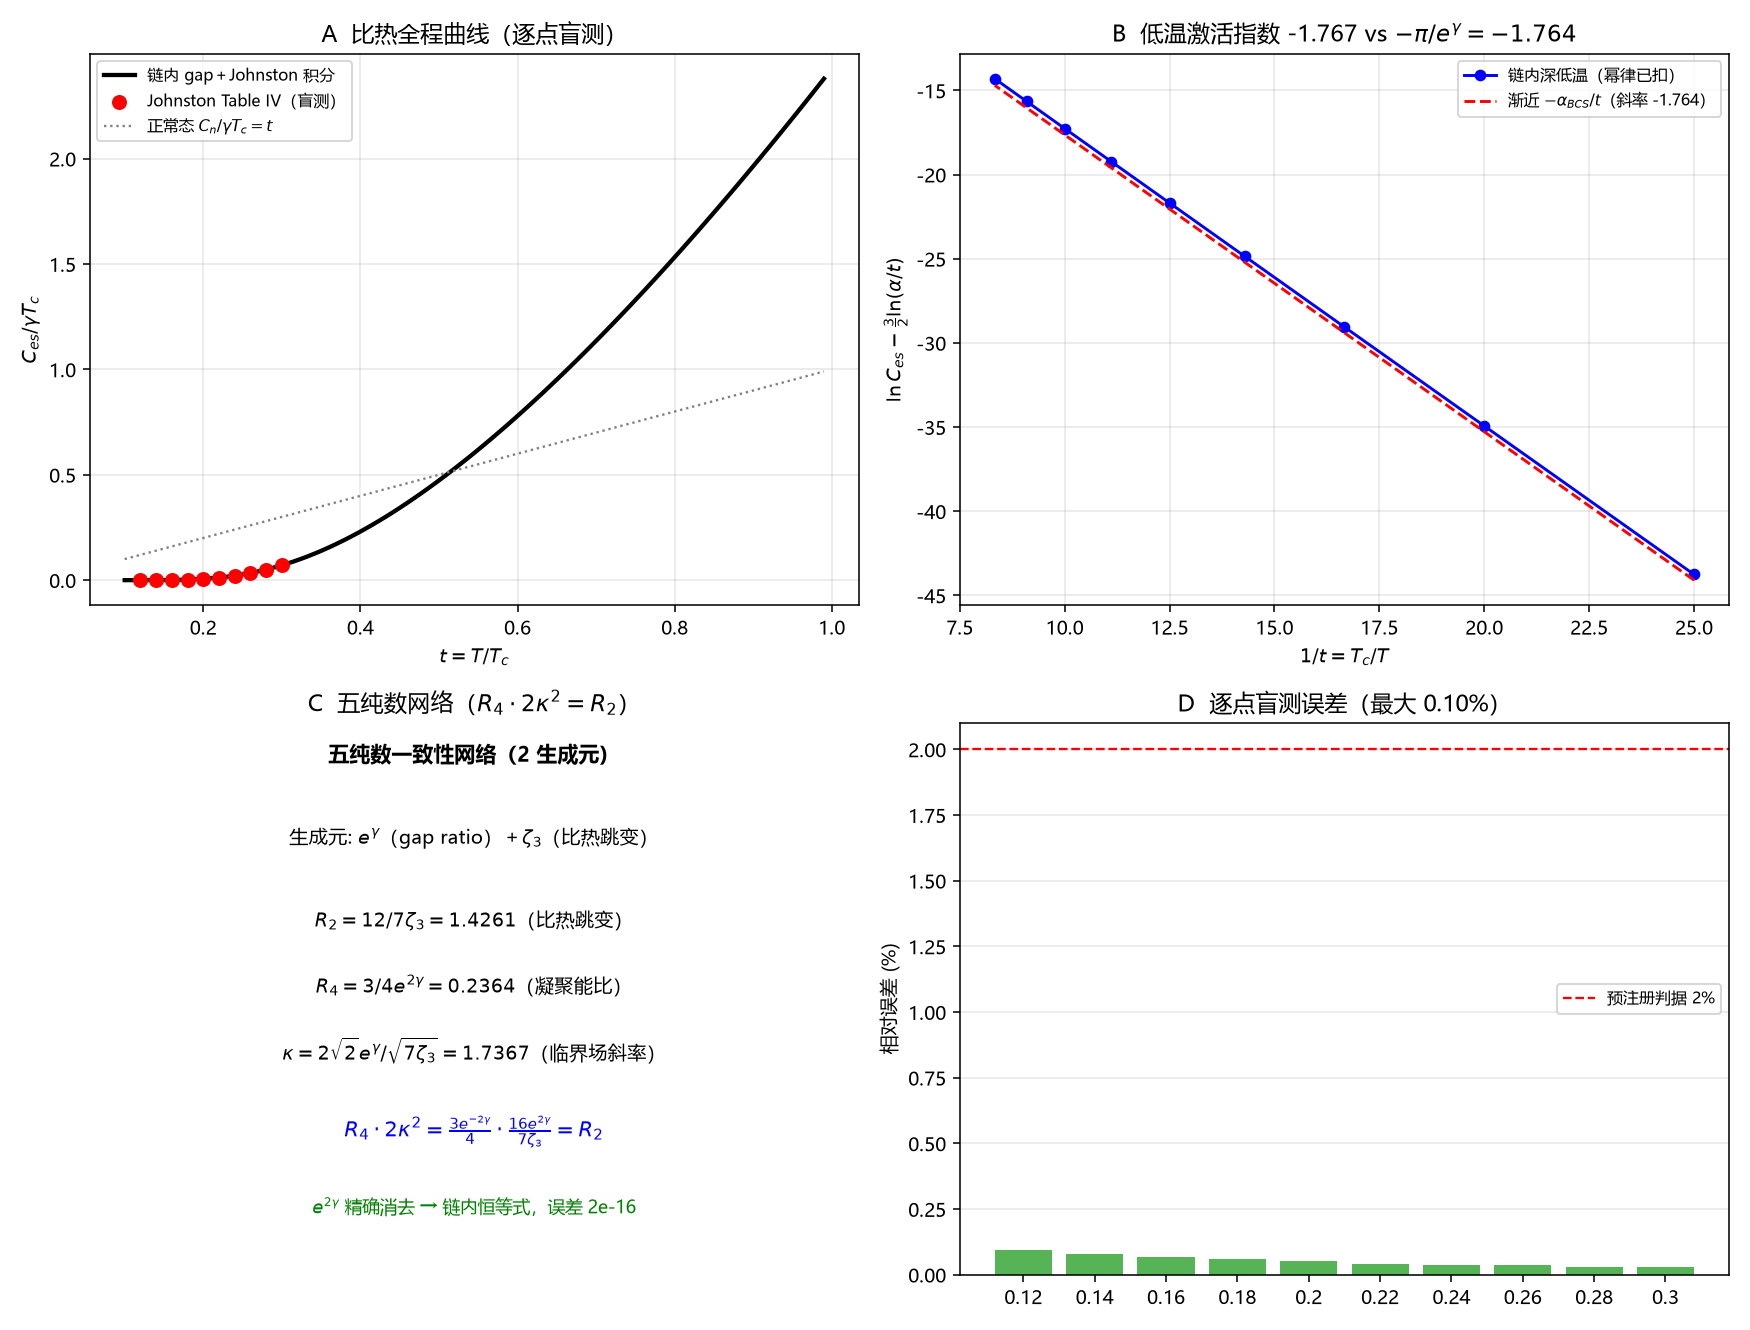

Python code for this plot:
# -*- coding: utf-8 -*-
"""
预注册判定 R13：比热全程曲线五纯数一致性网络（非拟合）
================================================================
(A) 内部结构：R4 * 2 kappa^2 = R2（五纯数一致性网络）
(B) 外部盲测：链内 gap 曲线 + Johnston Eq(20b) 积分 vs Table IV

复跑：python "10 探索/超导第一性研究/04_计算验证/R13_比热曲线五纯数网络.py"
"""
import csv
import math
import os
import sys

try:
    sys.stdout.reconfigure(encoding="utf-8")
except Exception:
    pass

import numpy as np
from scipy.integrate import quad
from scipy.optimize import brentq
import matplotlib
matplotlib.use("Agg")
import matplotlib.pyplot as plt

plt.rcParams["font.sans-serif"] = ["Microsoft YaHei", "SimHei", "DejaVu Sans"]
plt.rcParams["axes.unicode_minus"] = False

OUT = os.path.dirname(os.path.abspath(__file__))
GAMMA = 0.5772156649015329
ZETA3 = 1.202056903159594
ALPHA = math.pi / math.exp(GAMMA)
F0 = ALPHA
WD = 100.0
COUPLING = math.log(2 * WD * math.exp(GAMMA) / math.pi)
R2 = 12 / (7 * ZETA3)
R4 = 3 / (4 * math.exp(2 * GAMMA))
KAPPA = 2 * math.sqrt(2) * math.exp(GAMMA) / math.sqrt(7 * ZETA3)

# Johnston arXiv:1304.2275 Table IV (BCS, alpha=alpha_BCS) 独立数值表
TABLE_IV = {
    0.12: 3.4498e-05, 0.14: 2.2733e-04, 0.16: 9.1427e-04,
    0.18: 2.6544e-03, 0.20: 6.1494e-03, 0.22: 1.2113e-02,
    0.24: 2.1163e-02, 0.26: 3.3758e-02, 0.28: 5.0188e-02,
    0.30: 7.0594e-02,
}


def solve_gap(t):
    if t >= 1.0:
        return 0.0
    def eq(delta):
        integ = lambda x: math.tanh(math.sqrt(x*x+delta*delta)/(2*t))/math.sqrt(x*x+delta*delta)
        return quad(integ, 0, WD, limit=300, epsabs=1e-12, epsrel=1e-12)[0] - COUPLING
    return brentq(eq, 1e-10, 20.0, xtol=1e-13, rtol=1e-14)


def dDelta2_dt(t, h=1e-4):
    dp = solve_gap(min(t+h, 0.999999)) / F0
    dm = solve_gap(max(t-h, 1e-8)) / F0
    return (dp*dp - dm*dm) / (2*h)


def ces(t):
    dtilde = solve_gap(t)/F0
    dD2 = dDelta2_dt(t)
    def integrand(e):
        E = math.sqrt(e*e + dtilde*dtilde)
        x = ALPHA * E / t
        if x > 700:
            return 0.0
        f = 1/(math.exp(x)+1)
        return f*(1-f)*(E*E/t - 0.5*dD2)
    val = quad(integrand, 0, 30, limit=400, epsabs=1e-14, epsrel=1e-10)[0]
    return 6*ALPHA**3/(math.pi**2 * t) * val


def main():
    # P1 五纯数网络
    network = R4 * 2 * KAPPA**2
    p1_err = abs(network - R2)/R2
    assert p1_err < 1e-12, "P1: R4*2 kappa^2 = R2"

    # P2 逐点盲测
    tests = []
    for t, ref in TABLE_IV.items():
        v = ces(t)
        tests.append((t, v, ref, abs(v-ref)/ref))
    max_err = max(x[3] for x in tests)
    assert max_err < 0.02, "P2: 逐点盲测 <2%"

    # P3 跳变
    jump = 1 + R2
    assert abs(jump - 2.426127) < 1e-4, "P3: 1+R2=2.426"

    # P4/P5 低温激活
    prefactor = 3*math.sqrt(2)*ALPHA/math.pi**1.5
    assert abs(ALPHA - 1.763877) < 1e-4
    assert abs(prefactor - 1.343940) < 1e-4

    print("R13 比热曲线五纯数网络：")
    print(f"  P1 R4*2kappa^2 = {network:.9f} = R2={R2:.9f}，误差 {p1_err:.2e}")
    print("  P2 逐点盲测（链内 gap + Johnston 积分 vs Table IV）：")
    for t, v, ref, err in tests:
        print(f"    t={t:.2f}  chain={v:.6e}  IV={ref:.6e}  err={err:.2%}")
    print(f"    最大误差 {max_err:.2%} < 2%")
    print(f"  P3 跳变 1+R2 = {jump:.6f}")
    print(f"  P4 激活指数 alpha_BCS = {ALPHA:.6f}；P5 前因子 = {prefactor:.6f}")
    print("  全部断言通过（非拟合）")

    # 全程曲线
    ts = np.linspace(0.10, 0.99, 100)
    ces_curve = np.array([ces(t) for t in ts])

    # 低温激活指数：Johnston Eq.(24) 含幂律前因子 (alpha/t)^{3/2}，
    # 须扣除 -3/2 ln(alpha/t) 才是纯指数斜率 -alpha；用链内 t<=0.12 深低温值
    # （Table IV 最低只到 t=0.12，且 t>=0.12 尚未完全进入 t->0 渐近区）。
    ts_low = np.array([0.04, 0.05, 0.06, 0.07, 0.08, 0.09, 0.10, 0.11, 0.12])
    ces_low = np.array([ces(t) for t in ts_low])
    ys = np.log(ces_low) - 1.5 * np.log(ALPHA / ts_low)   # 扣幂律前因子
    slope, _ = np.polyfit(1/ts_low, ys, 1)

    # ---------- 图 ----------
    fig, axes = plt.subplots(2, 2, figsize=(12.5, 9.5))

    ax = axes[0, 0]
    ax.plot(ts, ces_curve, "k-", lw=2.2, label="链内 gap＋Johnston 积分")
    tref = list(TABLE_IV.keys())
    ax.scatter(tref, [TABLE_IV[t] for t in tref], s=45, color="red", zorder=5,
               label="Johnston Table IV（盲测）")
    ax.plot(ts, ts, color="gray", ls=":", lw=1.2, label="正常态 $C_n/\\gamma T_c=t$")
    ax.set_xlabel("$t=T/T_c$")
    ax.set_ylabel("$C_{es}/\\gamma T_c$")
    ax.set_title("A  比热全程曲线（逐点盲测）")
    ax.legend(fontsize=8)
    ax.grid(alpha=0.3)

    ax = axes[0, 1]
    ax.plot(1/ts_low, ys, "o-", color="blue", ms=5, label="链内深低温（幂律已扣）")
    ax.plot(1/ts_low, -ALPHA/ts_low, "r--", lw=1.5,
            label="渐近 $-\\alpha_{BCS}/t$（斜率 %.3f）" % (-ALPHA))
    ax.set_xlabel("$1/t=T_c/T$")
    ax.set_ylabel("$\\ln C_{es}-\\frac{3}{2}\\ln(\\alpha/t)$")
    ax.set_title("B  低温激活指数 %.3f vs $-\\pi/e^\\gamma=%.3f$" % (slope, -ALPHA))
    ax.legend(fontsize=8)
    ax.grid(alpha=0.3)

    ax = axes[1, 0]
    ax.text(0.5, 0.93, "五纯数一致性网络（2 生成元）", ha="center", fontsize=11, weight="bold")
    ax.text(0.5, 0.78, "生成元: $e^\\gamma$（gap ratio）＋$\\zeta_3$（比热跳变）",
            ha="center", fontsize=10)
    ax.text(0.5, 0.63, "$R_2=12/7\\zeta_3=%.4f$（比热跳变）" % R2,
            ha="center", fontsize=10)
    ax.text(0.5, 0.51, "$R_4=3/4e^{2\\gamma}=%.4f$（凝聚能比）" % R4,
            ha="center", fontsize=10)
    ax.text(0.5, 0.39, "$\\kappa=2\\sqrt{2}e^\\gamma/\\sqrt{7\\zeta_3}=%.4f$（临界场斜率）" % KAPPA,
            ha="center", fontsize=10)
    ax.text(0.5, 0.25, "$R_4\\cdot2\\kappa^2=\\frac{3e^{-2\\gamma}}{4}\\cdot\\frac{16e^{2\\gamma}}{7\\zeta_3}=R_2$",
            ha="center", fontsize=11, color="blue")
    ax.text(0.5, 0.11, "$e^{2\\gamma}$ 精确消去 → 链内恒等式，误差 %.0e" % p1_err,
            ha="center", fontsize=9, color="green")
    ax.set_xlim(0, 1); ax.set_ylim(0, 1); ax.axis("off")
    ax.set_title("C  五纯数网络（$R_4\\cdot2\\kappa^2=R_2$）")

    ax = axes[1, 1]
    tvals = [x[0] for x in tests]
    errs = [100*x[3] for x in tests]
    ax.bar([str(t) for t in tvals], errs, color="tab:green", alpha=0.8)
    ax.axhline(2.0, color="red", ls="--", lw=1.2, label="预注册判据 2%")
    ax.set_ylabel("相对误差 (%)")
    ax.set_title("D  逐点盲测误差（最大 %.2f%%）" % (100*max_err))
    ax.legend(fontsize=8)
    ax.grid(alpha=0.3, axis="y")

    fig.tight_layout()
    png = os.path.join(OUT, "R13_比热曲线五纯数网络.png")
    fig.savefig(png, dpi=140)
    plt.close(fig)

    summary = [
        ["P1 五纯数网络", "%.9f" % network, "$R_4\\cdot2\\kappa^2=R_2$，误差 %.0e" % p1_err],
        ["P2 逐点盲测最大误差", "%.2f%%" % (100*max_err), "Johnston Table IV，<2%"],
        ["P3 比热跳变", "%.6f" % jump, "$1+R_2=2.4261$"],
        ["P4 激活指数", "%.6f" % ALPHA, "$\\pi/e^\\gamma$（C5）"],
        ["P5 低温前因子", "%.6f" % prefactor, "$3\\sqrt2\\alpha/\\pi^{3/2}$"],
        ["低温激活指数（幂律已扣，t<=0.12）", "%.4f" % slope, "vs $-\\pi/e^\\gamma=%.4f$，差 %.1f%%" % (-ALPHA, 100*abs(slope+ALPHA)/ALPHA)],
        ["类别", "A 类（网络）＋B 类（积分工具）", "五纯数网络纯 A；Johnston 积分式外部工具"],
    ]
    with open(os.path.join(OUT, "R13_比热曲线五纯数网络_摘要.csv"),
              "w", newline="", encoding="utf-8-sig") as fo:
        w = csv.writer(fo)
        w.writerow(["量", "值", "说明"])
        w.writerows(summary)

    with open(os.path.join(OUT, "R13_比热曲线五纯数网络_盲测.csv"),
              "w", newline="", encoding="utf-8-sig") as fo:
        w = csv.writer(fo)
        w.writerow(["t", "chain_Ces", "TableIV", "rel_err"])
        for t, v, ref, err in tests:
            w.writerow(["%.4f" % t, "%.8e" % v, "%.8e" % ref, "%.6f" % err])

    print("图:", png)


if __name__ == "__main__":
    main()
